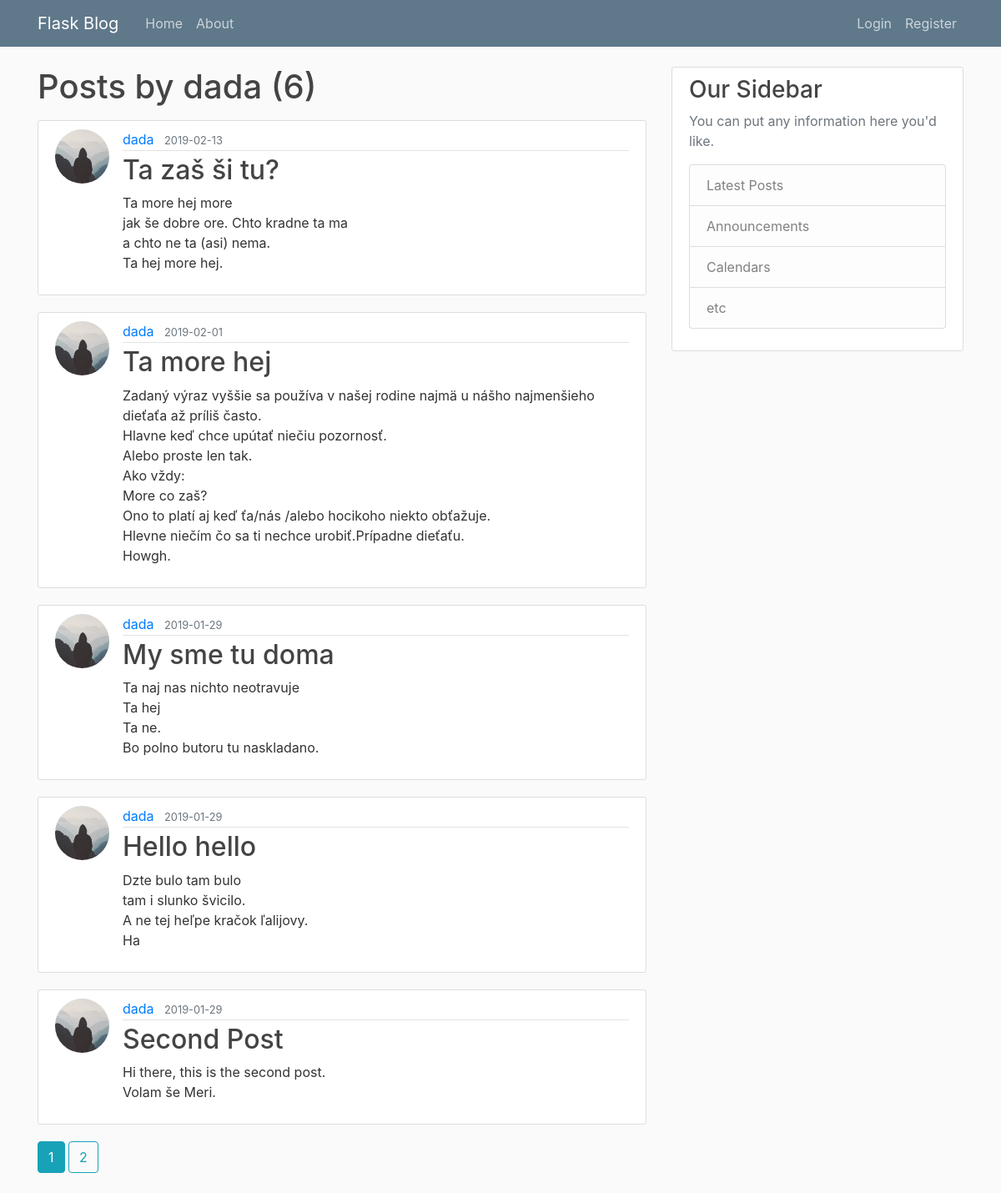
The page /user/dada on the database its author committed.
### flaskblog/models.py (models this page shows, shortened)
class User(db.Model, UserMixin):
    id = db.Column(db.Integer, primary_key=True)
    username = db.Column(db.String(20), unique=True, nullable=False)
    email = db.Column(db.String(120), unique=True, nullable=False)
    image_file = db.Column(db.String(20), nullable=False, default='default.jpg')
    password = db.Column(db.String(60), nullable=False)
    posts = db.relationship('Post', backref='author', lazy=True)

class Post(db.Model):
    id = db.Column(db.Integer, primary_key=True)
    title = db.Column(db.String(100), nullable=False)
    date_posted = db.Column(db.DateTime, nullable=False, default=datetime.utcnow)
    content = db.Column(db.Text, nullable=False)
    user_id = db.Column(db.Integer, db.ForeignKey('user.id'), nullable=False)

### flaskblog/users/routes.py (the view)
@users.route("/user/<string:username>")
def user_posts(username):
    page = request.args.get('page', 1, type=int)
    user = User.query.filter_by(username=username).first_or_404()
    posts = Post.query.filter_by(author=user)\
        .order_by(Post.date_posted.desc())\
        .paginate(page=page, per_page=5)
    return render_template('user_posts.html', posts=posts, user=user)

### flaskblog/templates/user_posts.html
{% extends "layout.html" %}
{% block content %}
    <h1 class="mb-3">Posts by {{ user.username }} ({{ posts.total }})</h1>
    {% for post in posts.items %}
        <article class="media content-section">
          <img class="rounded-circle article-img" src="{{ url_for('static', filename='profile_pics/' + post.author.image_file) }}">
          <div class="media-body">
            <div class="article-metadata">
              <a class="mr-2" href="{{ url_for('users.user_posts', username=post.author.username) }}">{{ post.author.username }}</a>
              <small class="text-muted">{{ post.date_posted.strftime('%Y-%m-%d') }}</small>
            </div>
            <h2><a class="article-title" href="{{ url_for('posts.post', post_id=post.id) }}">{{ post.title }}</a></h2>
            <p class="article-content">{{ post.content }}</p>
          </div>
        </article>
    {% endfor %}
    {% for page_num in posts.iter_pages(left_edge=1, right_edge=1, left_current=1, right_current=2) %}
      {% if page_num %}
        {% if posts.page == page_num %}
          <a class="btn btn-info mb-4" href="{{ url_for('users.user_posts', username=user.username, page=page_num) }}">{{ page_num }}</a>
        {% else %}
          <a class="btn btn-outline-info mb-4" href="{{ url_for('users.user_posts', username=user.username, page=page_num) }}">{{ page_num }}</a>
        {% endif %}
      {% else %}
        ...
      {% endif %}
    {% endfor %}
{% endblock content %}

### flaskblog/static/main.css (style rules this page uses)
body { background: #fafafa; color: #333333; margin-top: 5rem; }
h1, h2, h3, h4, h5, h6 { color: #444444; }
.content-section { background: #ffffff; padding: 10px 20px; border: 1px solid #dddddd; border-radius: 3px; margin-bottom: 20px; }
.article-title { color: #444444; }
.article-content { white-space: pre-line; }
.article-img { height: 65px; width: 65px; margin-right: 16px; }
.article-metadata { padding-bottom: 1px; margin-bottom: 4px; border-bottom: 1px solid #e3e3e3 }

### rows shown on the page
User: username "dada"
Post: image_file (placeholder picture), author.username "dada", date_posted "2019-02-13", title "Ta zaš ši tu?", content "Ta more hej more jak še dobre ore. Chto kradne ta ma a chto ne ta (asi) nema. Ta hej more hej."
Post: image_file (placeholder picture), author.username "dada", date_posted "2019-02-01", title "Ta more hej", content "Zadaný výraz vyššie sa používa v našej rodine najmä u nášho najmenšieho dieťaťa až príliš často. Hlavne keď chce upútať niečiu pozornosť. Alebo proste len tak. Ako vždy: More co zaš? Ono to platí aj keď ťa/nás /alebo hocikoho niekto obťažuje. Hlevne niečím čo sa ti nechce urobiť.Prípadne dieťaťu. Howgh."
Post: image_file (placeholder picture), author.username "dada", date_posted "2019-01-29", title "My sme tu doma", content "Ta naj nas nichto neotravuje Ta hej Ta ne. Bo polno butoru tu naskladano."
Post: image_file (placeholder picture), author.username "dada", date_posted "2019-01-29", title "Hello hello", content "Dzte bulo tam bulo tam i slunko švicilo. A ne tej heľpe kračok ľalijovy. Ha"
Post: image_file (placeholder picture), author.username "dada", date_posted "2019-01-29", title "Second Post", content "Hi there, this is the second post. Volam še Meri."

### other values the page prints
{{ posts.total }} "6"
{{ page_num }} "1"
{{ page_num }} "2"
